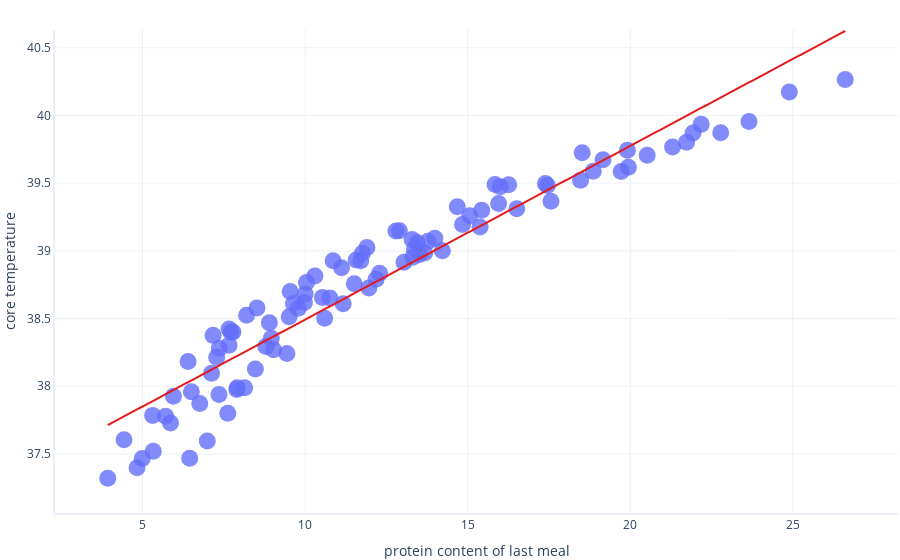

Notebook code for this chart:
### Markdown cell above
# Simple Linear Regression

Let's quickly jog our memory by performing the same _simple linear regression_ as we did in the previous exercise using the `temperature` and `protein_content_of_last_meal` columns of the dataset.

### Code cell
import statsmodels.formula.api as smf
import graphing # custom graphing code. See our GitHub repo for details

# Perform linear regression. This method takes care of
# the entire fitting procedure for us.
simple_formula = "core_temperature ~ protein_content_of_last_meal"
simple_model = smf.ols(formula = simple_formula, data = dataset).fit()

# Show a graph of the result
graphing.scatter_2D(dataset, label_x="protein_content_of_last_meal", 
                             label_y="core_temperature",
                             trendline=lambda x: simple_model.params[1] * x + simple_model.params[0])
